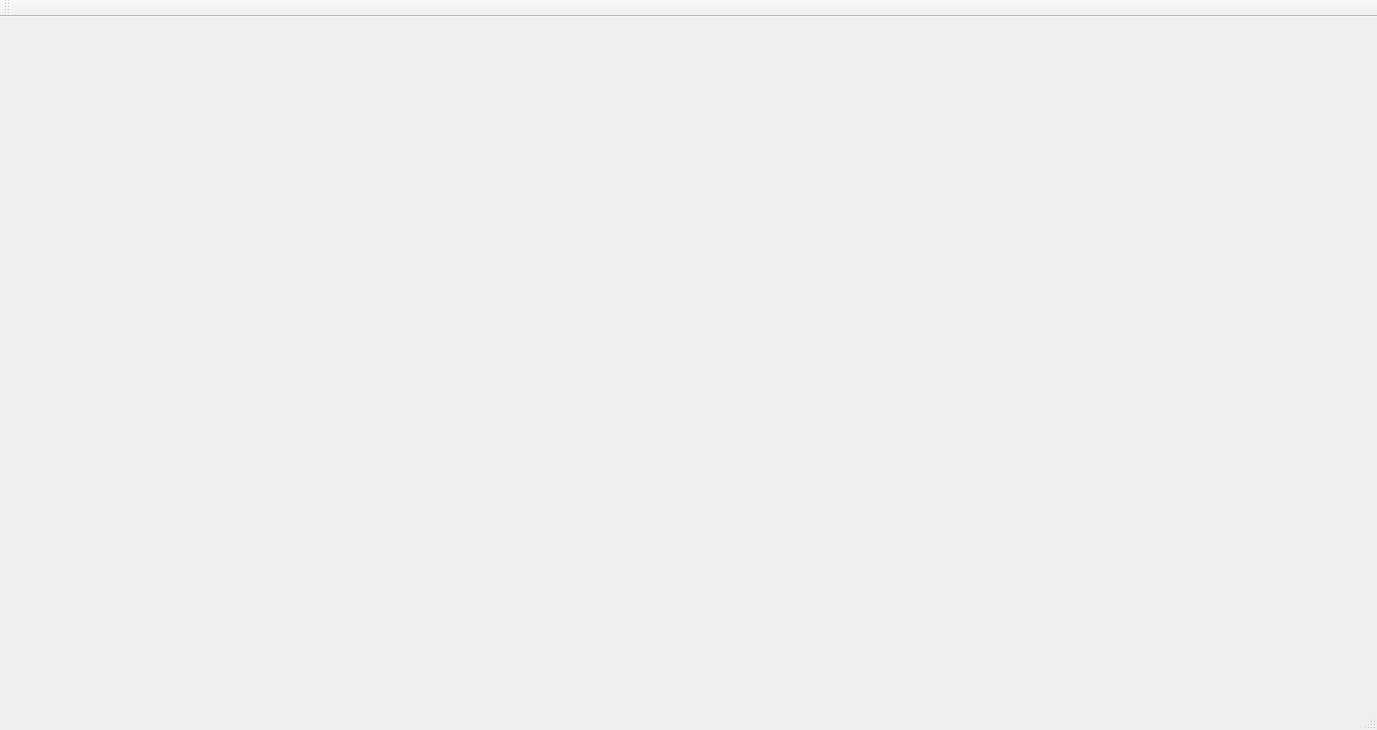
<?xml version="1.0" encoding="UTF-8"?>
<ui version="4.0">
 <class>ScanningClass</class>
 <widget class="QMainWindow" name="ScanningClass">
  <property name="geometry">
   <rect>
    <x>0</x>
    <y>0</y>
    <width>1377</width>
    <height>730</height>
   </rect>
  </property>
  <property name="windowTitle">
   <string>Scanning</string>
  </property>
  <widget class="QWidget" name="centralWidget">
   <widget class="QLabel" name="label_color">
    <property name="geometry">
     <rect>
      <x>0</x>
      <y>0</y>
      <width>640</width>
      <height>480</height>
     </rect>
    </property>
    <property name="autoFillBackground">
     <bool>true</bool>
    </property>
    <property name="text">
     <string/>
    </property>
   </widget>
   <widget class="QLabel" name="label_normal">
    <property name="geometry">
     <rect>
      <x>640</x>
      <y>0</y>
      <width>640</width>
      <height>480</height>
     </rect>
    </property>
    <property name="autoFillBackground">
     <bool>true</bool>
    </property>
    <property name="text">
     <string/>
    </property>
   </widget>
  </widget>
  <widget class="QMenuBar" name="menuBar">
   <property name="geometry">
    <rect>
     <x>0</x>
     <y>0</y>
     <width>1377</width>
     <height>23</height>
    </rect>
   </property>
  </widget>
  <widget class="QToolBar" name="mainToolBar">
   <attribute name="toolBarArea">
    <enum>TopToolBarArea</enum>
   </attribute>
   <attribute name="toolBarBreak">
    <bool>false</bool>
   </attribute>
  </widget>
  <widget class="QStatusBar" name="statusBar"/>
 </widget>
 <layoutdefault spacing="6" margin="11"/>
 <resources>
  <include location="scanning.qrc"/>
 </resources>
 <connections/>
</ui>
